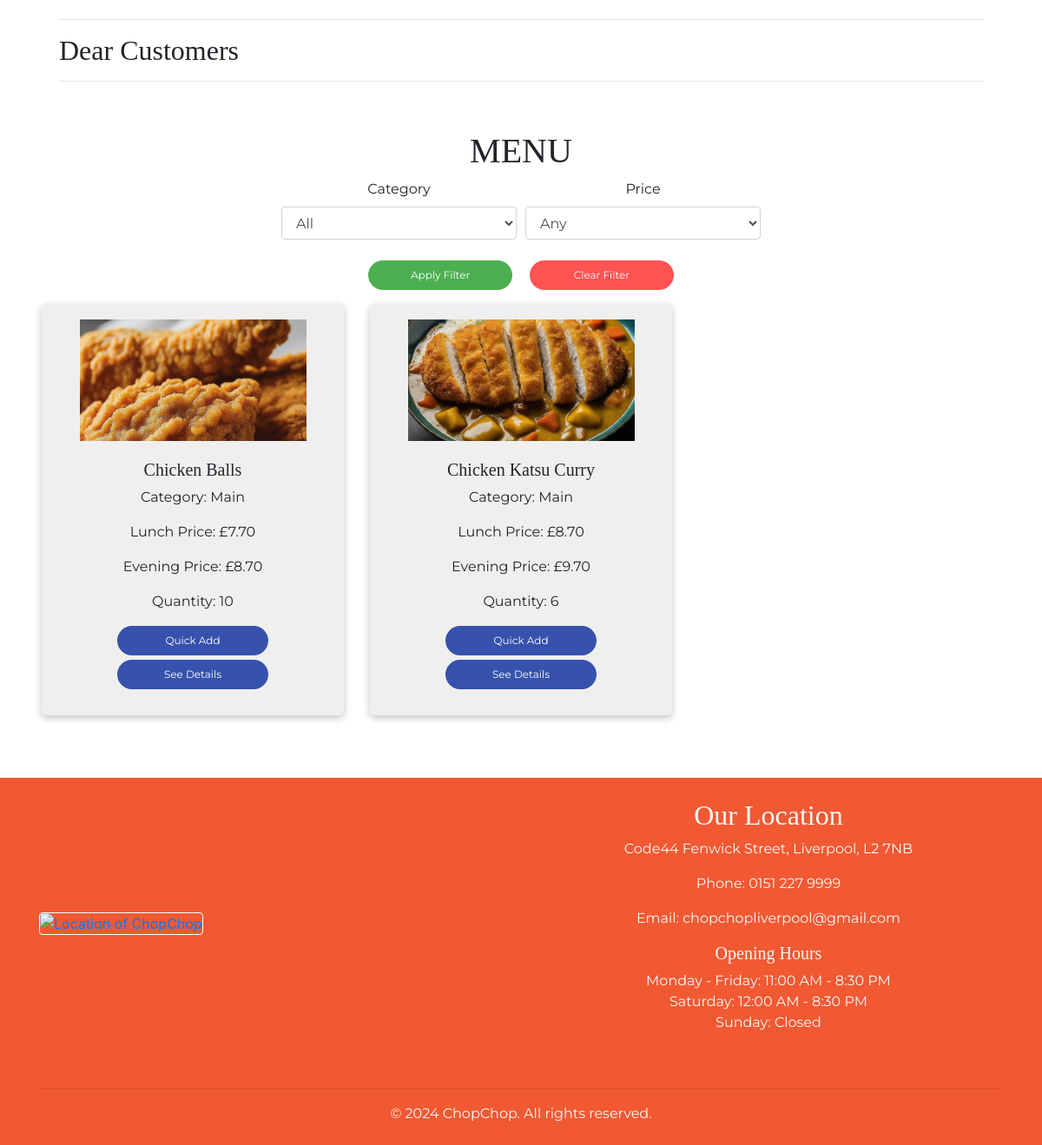
Before: /client/index.php (lower part) with the older database file.
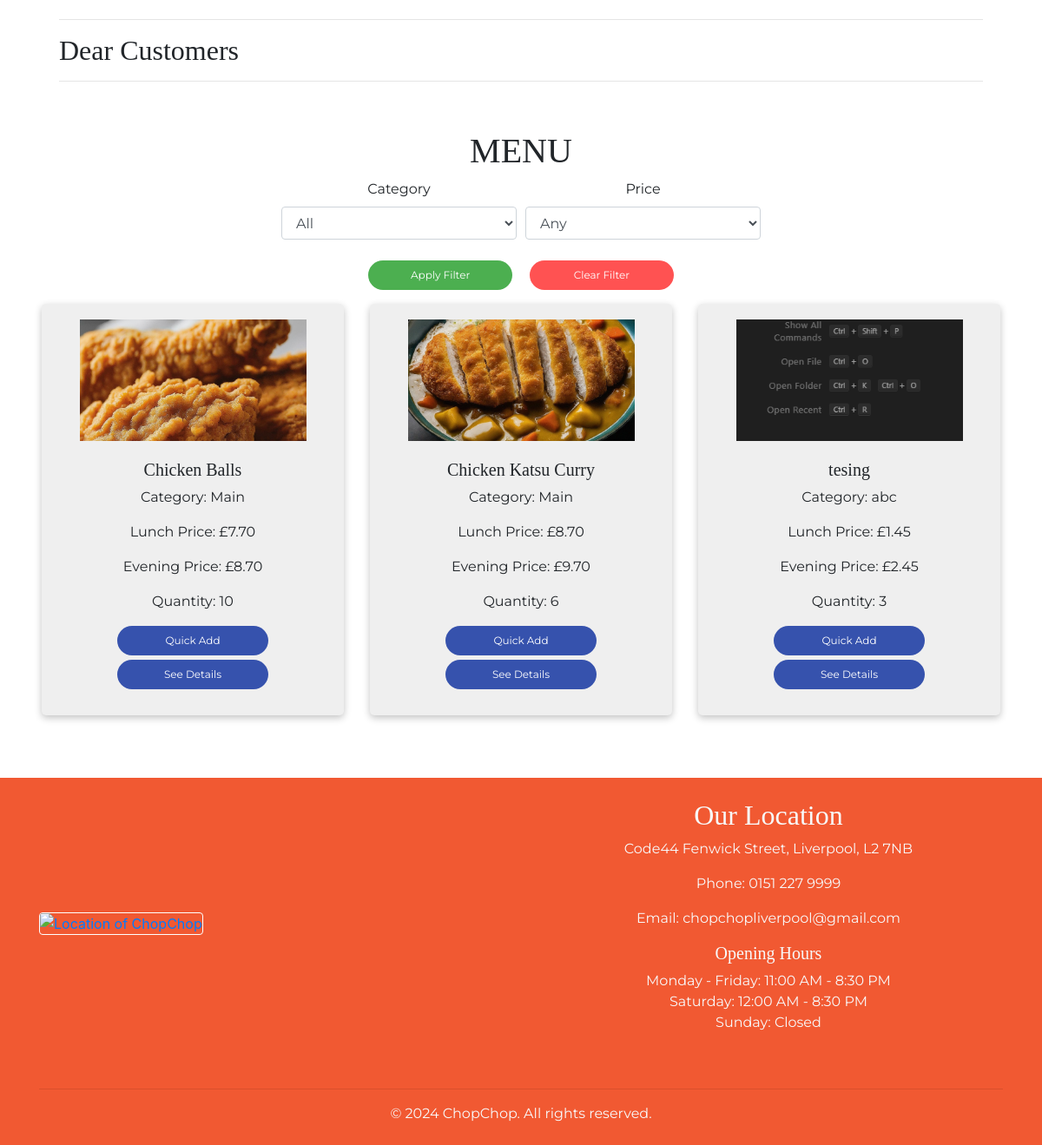
After: the same page with the newer database file.
### tables this page shows
CREATE TABLE `menus` (
  `id` int(11) NOT NULL,
  `name` varchar(255) NOT NULL,
  `category` varchar(50) DEFAULT NULL,
  `price` decimal(10,2) NOT NULL,
  `quantity` int(11) NOT NULL,
  `description` text DEFAULT NULL,
  `image` varchar(255) DEFAULT NULL
);

### client/index.php (called while the page is built, shortened)
<?php include './Header_Components/header.php'; ?>
<?php include './Main_Components/main.php'; ?>
<?php include './Footer_Components/footer.php'; ?>

### client/Main_Components/Food_Menu/food_data_load.php (called while the page is built)
<?php
include '../connect.php';
$sql = "SELECT * FROM menus";
$result = $conn->query($sql);
$foodProducts = array();
if ($result->num_rows > 0) {
    while ($row = $result->fetch_assoc()) {
        $foodProducts[] = $row;
    }
}

### client/Main_Components/Food_Menu/food_products.php (the view, shortened to what this page needs)
<?php include 'food_data_load.php' ?>
<?php include 'food_letter.php' ?>
<div id="Menu" class="text-center">
    <h1>MENU</h1>
    <?php include 'food_filter.php'; ?>
    <section id="products" class="row">
        <?php foreach ($foodProducts as $index => $product) : ?>
            <div class="col-6 col-lg-4 product <?php echo $product['category']; ?>" data-price="<?php echo $product['price']; ?>">
                <div class="mb-4 food-card">
                    <img src="../admin/assets/uploads/<?php echo $product['image']; ?>" class="image-in-card" alt="<?php echo $product['name']; ?>">
                    <div class="rounded-5 my-2">
                        <h5 class="product-title"><?php echo $product['name']; ?></h5>
                        <p>Category: <?php echo $product['category']; ?></p>
                        <p>Lunch Price: £<?php echo number_format($product['price'], 2); ?></p>
                        <p>Evening Price: £<?php echo number_format($product['price']+1, 2); ?></p>
                        <p>Quantity: <?php echo $product['quantity']; ?></p>
                        <button href="#" class="stylish-button add-to-cart" id="liveToastBtn"
                         onclick="event.preventDefault(); showToast('<?php echo $product['name']; ?>');">Quick Add</button>
                        <button href="#" class="stylish-button see-details" data-bs-toggle="modal" data-bs-target="#exampleModal" data-product-index="<?php echo $index; ?>" data-product-name="<?php echo $product['name']; ?>" data-product-category="<?php echo $product['category']; ?>" data-product-price="<?php echo $product['price']; ?>" data-product-quantity="<?php echo $product['quantity']; ?>" data-description="<?php echo $product['description']; ?>">
                            See Details
                        </button>
                    </div>
                </div>
            </div>
        <?php endforeach; ?>
    </section>
</div>

Changed rows visible on the page:
added menus: image (picture), name "tesing", category "abc", price "1.45", $product['price']+1 "2.45", quantity "3"
